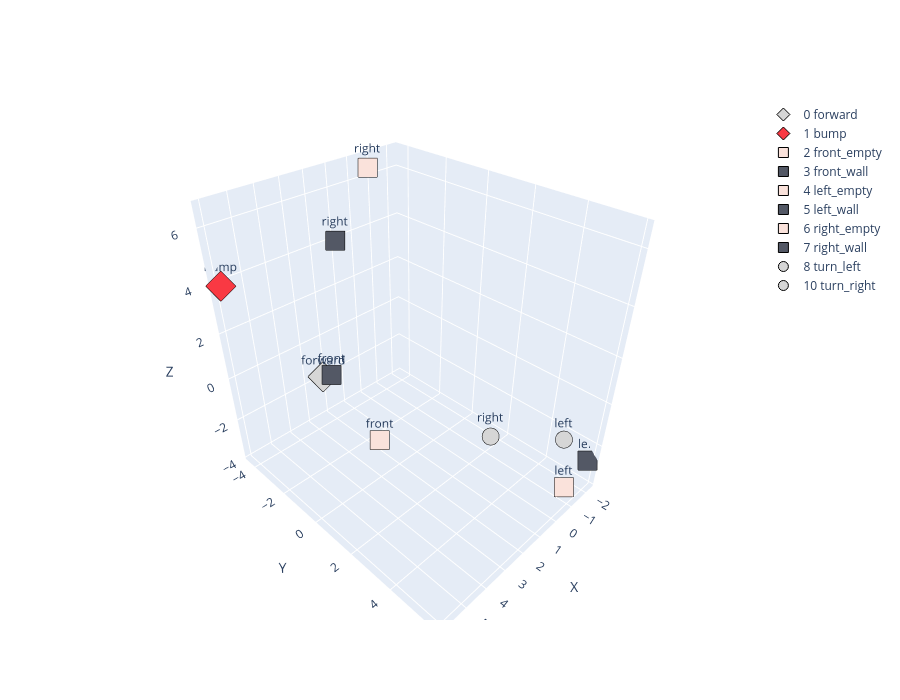

The cell this chart's notebook holds for it:
### Code cell
group_axes = {
    "direction_forward": [0, 1, 2, 3],      # Tokens : forward, front_empty, front_wall
    "direction_left": [4, 5, 8],      # left_empty, left_wall, turn_left, turn_left (duplicated)
    "direction_right": [6, 7, 10],   # right_empty, right_wall, turn_right, turn_right
    # "move": [0, 8, 10],             # forward, turn_left, turn_right
    # "feel_wall": [3, 5, 7],         # bump, front_wall, left_wall, right_wall
    # "feel_empty": [2, 4, 6],
}
token_labels = ['0 forward', '1 bump', '2 front_empty', '3 front_wall', '4 left_empty', '5 left_wall','6 right_empty', '7 right_wall', '8 turn_left', '9 sos', '10 turn_right', '11 eos', '12 pad']
all_tokens = [0, 1, 2, 3, 4, 5, 6, 7, 8, 10]

embedding_weight = model.embedding.weight
projected = project_embeddings_to_3D(model, embedding_weight, group_axes)
plotly_embedding(projected, [token_labels[i] for i in all_tokens], all_tokens)

### Figure 1 — Plotly figure (JSON) as saved in the notebook; plotly's stock layout.template omitted (floating-point values rounded to 4 significant figures)
{"data": [{"marker": {"color": "#D6D6D6", "line": {"color": "black", "width": 1}, "size": 10, "symbol": "diamond"}, "mode": "markers+text", "name": "0 forward", "text": "forward", "textposition": "top center", "type": "scatter3d", "x": [3.972], "y": [-1.915], "z": [0.3639]}, {"marker": {"color": "#F93943", "line": {"color": "black", "width": 1}, "size": 10, "symbol": "diamond"}, "mode": "markers+text", "name": "1 bump", "text": "bump", "textposition": "top center", "type": "scatter3d", "x": [6.003], "y": [-4.359], "z": [3.947]}, {"marker": {"color": "#FAE2DB", "line": {"color": "black", "width": 1}, "size": 10, "symbol": "square"}, "mode": "markers+text", "name": "2 front_empty", "text": "front", "textposition": "top center", "type": "scatter3d", "x": [3.132], "y": [0.1288], "z": [-1.963]}, {"marker": {"color": "#535865", "line": {"color": "black", "width": 1}, "size": 10, "symbol": "square"}, "mode": "markers+text", "name": "3 front_wall", "text": "front", "textposition": "top center", "type": "scatter3d", "x": [4.427], "y": [-0.7299], "z": [1.317]}, {"marker": {"color": "#FAE2DB", "line": {"color": "black", "width": 1}, "size": 10, "symbol": "square"}, "mode": "markers+text", "name": "4 left_empty", "text": "left", "textposition": "top center", "type": "scatter3d", "x": [-1.371], "y": [5.58], "z": [-3.775]}, {"marker": {"color": "#535865", "line": {"color": "black", "width": 1}, "size": 10, "symbol": "square"}, "mode": "markers+text", "name": "5 left_wall", "text": "left", "textposition": "top center", "type": "scatter3d", "x": [-2.243], "y": [5.886], "z": [-2.756]}, {"marker": {"color": "#FAE2DB", "line": {"color": "black", "width": 1}, "size": 10, "symbol": "square"}, "mode": "markers+text", "name": "6 right_empty", "text": "right", "textposition": "top center", "type": "scatter3d", "x": [-0.3768], "y": [-3.963], "z": [6.571]}, {"marker": {"color": "#535865", "line": {"color": "black", "width": 1}, "size": 10, "symbol": "square"}, "mode": "markers+text", "name": "7 right_wall", "text": "right", "textposition": "top center", "type": "scatter3d", "x": [2.283], "y": [-2.752], "z": [4.924]}, {"marker": {"color": "#D6D6D6", "line": {"color": "black", "width": 1}, "size": 10, "symbol": "circle"}, "mode": "markers+text", "name": "8 turn_left", "text": "left", "textposition": "top center", "type": "scatter3d", "x": [-1.543], "y": [5.134], "z": [-1.729]}, {"marker": {"color": "#D6D6D6", "line": {"color": "black", "width": 1}, "size": 10, "symbol": "circle"}, "mode": "markers+text", "name": "10 turn_right", "text": "right", "textposition": "top center", "type": "scatter3d", "x": [-0.03737], "y": [2.901], "z": [-2.044]}], "layout": {"height": 700, "scene": {"xaxis": {"title": {"text": "X"}}, "yaxis": {"title": {"text": "Y"}}, "zaxis": {"title": {"text": "Z"}}}, "width": 900}}
